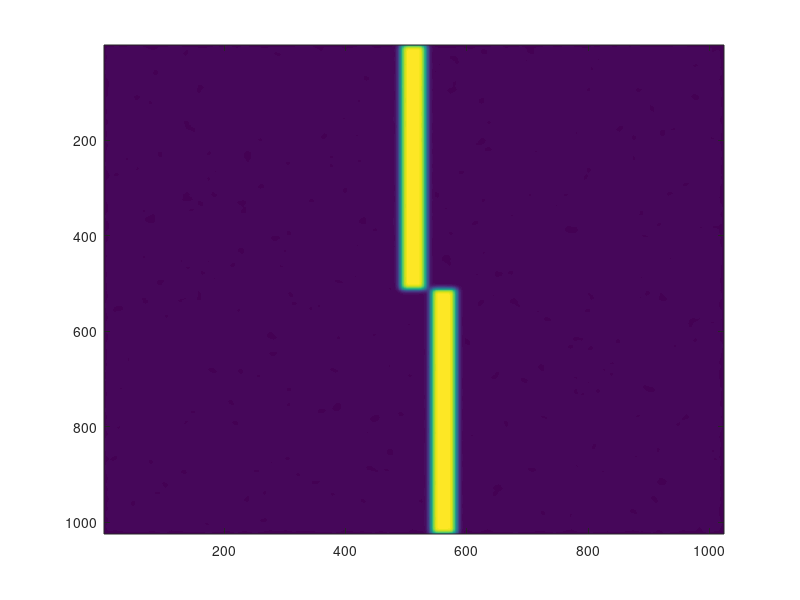

This figure's MATLAB source: (Note: this script raises an error after producing the figure.)
%% Init
clear all; close all;

port = 1024;

width = 20;
delta = 50;
center = floor(port/2);

iterations = 100;
deltas = zeros(1, iterations);


%% Generates Input
input = randn(port, port).^2/40;

input(1:center, (center - width):(center + width)) = 1;
input(center:port, (center + delta - width):(512 + delta + width)) = 1;

input = conv2(input, fspecial('gaussian', 30, 5), 'same');
input = input / max(max(input));

%hist(input(:), 0:0.1:1)
%plot(sum(input))
imagesc(input);


%% Generates sensors
sensorSize = 50;

%sensors = genRetina(400, sensorSize, port);
sensors = genCamera(sensorSize, port);
sensorNum = length(sensors);

sensors(3, :) = abs(randn(1, sensorNum)/100);


%% Computes sensor vs input

max = 0;

for s=1:sensorNum
    sensor = sensors(:, s);
    x = sensor(1);
    y = sensor(2);

    sensors(3, s) = sensors(3, s) + sum(sum(input(x:(x+sensorSize), y:(y+sensorSize))));
    if (sensors(3, s) > max)
        max = sensors(3, s);
    end
end

for s=1:sensorNum
    sensors(3, s) = sensors(3, s) / max;
end



%% Display sensors

tobedisplayed = sensors;

sensorDisp = zeros(port, port);
for s=1:length(tobedisplayed)
    sensor = tobedisplayed(:, s);
    
    sensorDisp(sensor(1), sensor(2)) = sensor(3);
end

imagesc(conv2(sensorDisp, ones(sensorSize)/(sensorSize^2), 'same'));

%imagesc(sensorDisp);

%hist(sensorDisp(:), 0:0.05:1);


%% Where
threshold = 0.25;

sensors = sortrows(sensors', 1)';

border = sensors(1, :) > (center - sensorSize);

sensorsUp = sensors;
sensorsUp(:, border) = [];

border = sensors(1, :) < (center + sensorSize);

sensorsDown = sensors;
sensorsDown(:, border) = [];

plot_deltas = [];

detected_delta = 0;
weightsum = 0;

%figure;
%i = 0;
for up=1:length(sensorsUp)
    sensor_up = sensorsUp(:, up);
    if (sensor_up(3) > threshold)
        for dn=1:length(sensorsDown)
            sensor_dn = sensorsDown(:, dn);
            if (sensor_dn(3) > threshold)
                weight = sensor_up(3)*sensor_dn(3);
                detected_delta = detected_delta + (sensor_dn(2)-sensor_up(2)) * weight;
                weightsum = weightsum + weight;
                %i = i + 1;
                
%                 if (mod(i, 5000) == 0)
%                     plot_deltas = [plot_deltas detected_delta/weightsum];
%                     hold on;
%                     plot(ones(1, length(plot_deltas)) * delta, 'red');
%                     plot(plot_deltas, 'blue');
%                     hold off;
%                     drawnow();
%                 end
            end
        end
    end
end

detected_delta/weightsum